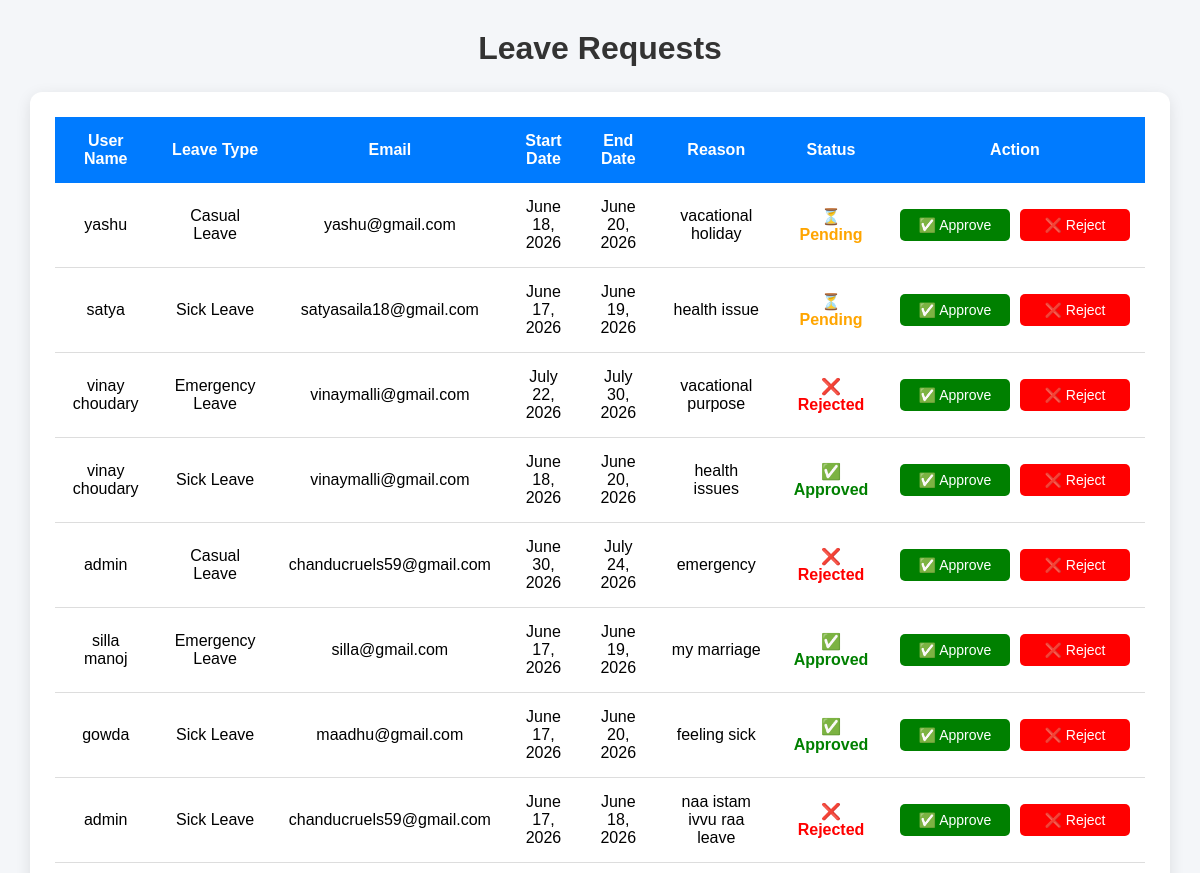
Before: /leave_request/ (signed in, upper part) with the older database file.
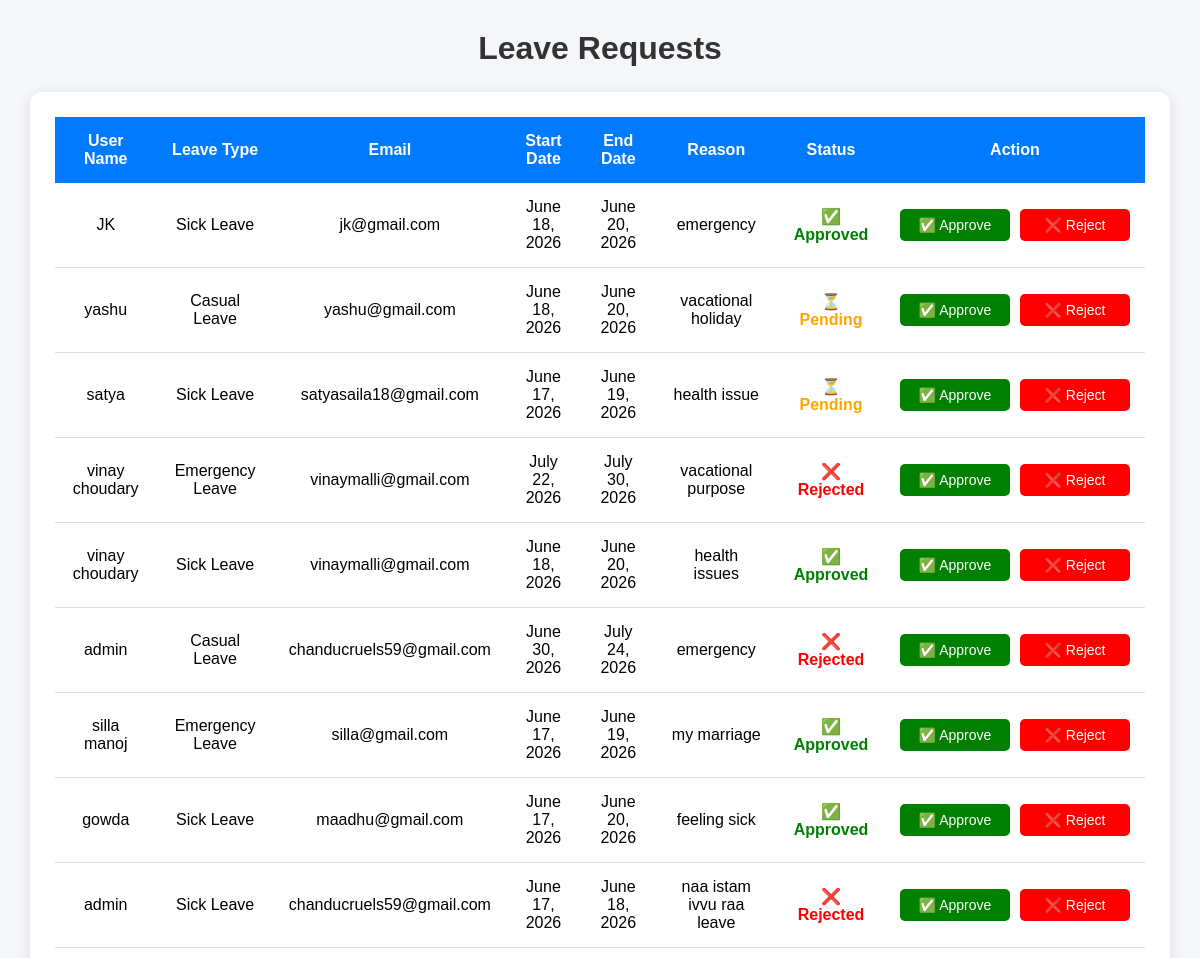
After: the same page with the newer database file.
### leaves/models.py (models this page shows, shortened)
class Leave(models.Model):
    STATUS_CHOICES = (
        ('pending','Pending'),
        ('approved','Approved'),
        ('rejected','Rejected'),
    )
    username = models.ForeignKey(User,on_delete = models.CASCADE)
    leave_type = models.CharField(max_length=100, default='Casual Leave')
    email = models.EmailField(blank=True, null=True)
    start_date = models.DateField()
    end_date = models.DateField()
    reason = models.TextField()
    status = models.CharField(max_length=100, choices = STATUS_CHOICES , default = 'pending')

### leaves/views.py (the view)
# urls.py: path('leave_request/', views.leave_request , name='leave_request'),
@login_required
def leave_request(request):
    leave_list = Leave.objects.all().order_by('-id')
    return render(request,'leaves/leave_request.html',{'leave_list':leave_list})

### templates/leaves/leave_request.html (shortened to what this page needs)
<!DOCTYPE html>
<html lang="en">
<head>
</head>
<body>
<div class="container">
    <h1>Leave Requests</h1>
    <div class="card">
        <table>
            <tr>
                <th>User Name</th>
                <th>Leave Type</th>
                <th>Email</th>
                <th>Start Date</th>
                <th>End Date</th>
                <th>Reason</th>
                <th>Status</th>
                <th>Action</th>
            </tr>
            {% for i in leave_list %}
            <tr>
                <td>{{ i.username }}</td>
                <td>{{ i.leave_type }}</td>
                <td>{{ i.email }}</td>
                <td>{{ i.start_date }}</td>
                <td>{{ i.end_date }}</td>
                <td>{{ i.reason }}</td>
                <td>
                    {% if i.status == 'pending' %}
                        <span class="pending">⏳ Pending</span>
                    {% elif i.status == 'approved' %}
                        <span class="approved">✅ Approved</span>
                    {% elif i.status == 'rejected' %}
                        <span class="rejected">❌ Rejected</span>
                    {% endif %}
                </td>
                <td>
                    <div class="action-buttons">
                        <a href="{% url 'approve_leave' i.id %}"
                           class="approve-btn"
                           onclick="return confirm('Are you sure you want to approve this leave request?')">
                            ✅ Approve
                        </a>
                        <a href="{% url 'reject_leave' i.id %}"
                           class="reject-btn"
                           onclick="return confirm('Are you sure you want to reject this leave request?')">
                            ❌ Reject
                        </a>
                    </div>
                </td>
            </tr>
            {% empty %}
            <tr>
                <td colspan="8" class="no-data">
                    No Leave Requests Found
                </td>
            </tr>
            {% endfor %}
        </table>
    </div>
</div>
</body>
</html>

Changed rows visible on the page:
added Leave: username "JK", leave_type "Sick Leave", email "jk@gmail.com", start_date "June 18, 2026", end_date "June 20, 2026", reason "emergency", status "✅ Approved"
